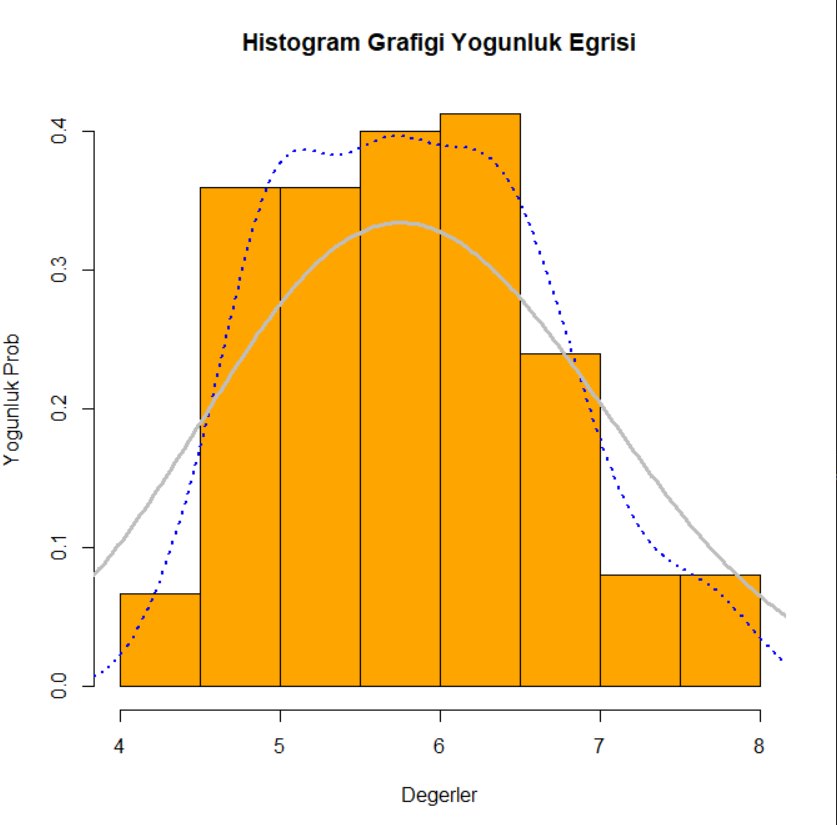

Recreate this plot in R.

hist(iris$Sepal.Length, 
    main = "Histogram Grafigi Yogunluk Egrisi",
    xlab = "Degerler",
    ylab = "Yogunluk Prob",
    prob = T,# yogunluk verisine cevirmek icin  prob parametresini true yapıyoruz yav
    col = "orange"
    ) 
lines(density(iris$Sepal.Length, adjust = 5))
# adjust verileri sadeleştirir kıvrımları azaltır

hist(iris$Sepal.Length, 
    main = "Histogram Grafigi Yogunluk Egrisi",
    xlab = "Degerler",
    ylab = "Yogunluk Prob",
    prob = T,# yogunluk verisine cevirmek icin  prob parametresini true yapıyoruz yav
    col = "orange"
    ) 
    # density eğri çizmede kullanıyoruz
lines(density(iris$Sepal.Length, adjust =1), 
    col = "blue", lwd = 2, lty = "dotted") # dotted noktalı


lines(density(iris$Sepal.Length, adjust =3), 
    col = "gray", lwd = 3)
